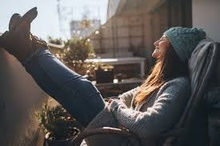
%> input picture images1.jpg, 220 x 146 px, shrunk from 275 x 183 before the run
$ octave test.m   (GNU Octave 9; MATLAB toolbox functions it lacks are replaced by stand-ins)
%> lines starting %> are read from the running program, lines starting %| are printed output that depends on the picture; in (x1, y1, x2, y2) boxes, pixels count from 0 and x2, y2 are one past the last pixel; in counts of white or black regions, pixels touching at a corner belong together; the program's own positions count from 1
% clc
% clear
% close all;
warning off


%Choose images to read.
folder = uigetdir;
%> the answer given: .
Files = dir(folder);
files = {Files.name};isdir = [Files.isdir];
files(isdir) = [];
s = listdlg('ListString', files);
%> the answer given: 1
selectedFiles = files(s);

if iscell(selectedFiles) == 0 %If select only one file, then the data will not be a cell.
    image = imread(selectedFiles);
    if image==-1                % If this returns a -1, we did not open the file successfully.
       error('File not found or permission denied');
    end
end


n=length(selectedFiles); %Number of selected images.


for i=1:n

    image = imread(selectedFiles{i});
%> image is the input picture: size 146x220x3 uint8; mean R, G, B 92.7, 88.8, 87

    %Image representation in the Lab color space.
    image_lab = rgb2lab(image); %L*a*b
%> image_lab: size 146x220x3 double; mean of channels 1, 2, 3 36.8, 1.6, 1.6
%  (image)
%     title('Original RGB Loaded Image');
%
    img_rgb = lab2rgb(image_lab);
%     figure
%     imshow(img_rgb,[])
%     title('Original Lab Image (after double conversion)');

    %Discretization of the colorspace -----------------------------------------

    ab = image_lab(:,:,2:3);
    ab = im2single(ab);
    color_bins = 64;
    % repeat the clustering 3 times to avoid local minima
    [pixel_labels,centers] = imsegkmeans(ab,color_bins,'NumAttempts',5);
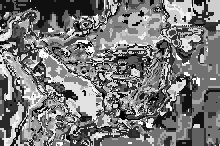
%> pixel_labels: size 146x220 uint8; min 1, max 64, mean 30.9; drawn with min black and max white
%> centers = 64 rows, first 12: [3.17 -1.06; 14.18 15.47; 5.38 13.92; 1.49 5.32; -1.55 -5.07; 3.44 21.32; 16.07 36.57; 3.72 4.84; 8.04 3.42; 2.82 2.3; 0.193 -1.08; -4.88 -6.1]
    size(centers)
%> ans = [64 2]
    pl_ind=1;
    img2=image_lab;

    L=image_lab(:,:,1);
    a=img2(:,:,2);
    b=img2(:,:,3);
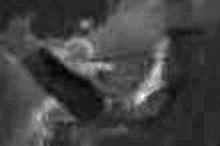
%> b: size 146x220 double; min -13.52, max 43.89, mean 1.6; drawn with min black and max white

    for idx = 1:numel(img2(:,:,2))
         a(idx)=centers(pixel_labels(idx),1);
         pl_ind=pl_ind+1;
    end
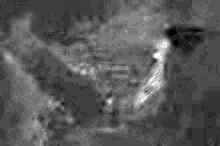
%> a: size 146x220 double; min -8.51, max 20.35, mean 1.6; drawn with min black and max white
%> after the loop, pl_ind = 32121
    for idx = 1:numel(img2(:,:,3))
         b(idx)=centers(pixel_labels(idx),2);
         pl_ind=pl_ind+1;
    end
%> after the loop, pl_ind = 64241


    previous(:,:,1) = L;
    previous(:,:,2) = a;
    previous(:,:,3) = b;
%> previous: size 146x220x3 double; mean of channels 1, 2, 3 36.8, 1.6, 1.6

    figure
    imshow(lab2rgb(previous))
    title(sprintf('Original image before colorization',color_bins))

    image_gray = rgb2gray(image);

    [Labels,N] = superpixels(image,30);
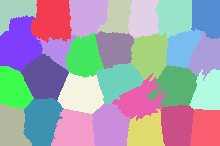
%> Labels: size 146x220 double; 28 distinct labels, from 1 to 28; one colour per label, 0 black
%> N = 28

%     figure
    BW = boundarymask(Labels);
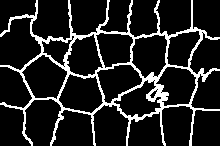
%> BW: size 146x220 logical; 13.5% white in thin lines or dots
%     imshow(imoverlay(image_gray,BW,'cyan'));

    region = regionprops(Labels, 'BoundingBox');
%> region = 28 regions; largest, box (x1, y1, x2, y2): (112, 73, 168, 121), (0, 15, 43, 72), (21, 54, 69, 101), (147, 65, 197, 108), (96, 63, 144, 106)
    superPixelBoxes={region.BoundingBox};
%> superPixelBoxes = 28 items

    figure
    imshow(label2rgb(Labels))
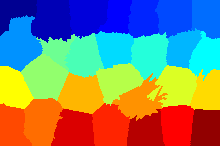
%> displayed picture: size 146x220x3, on the screen's scale of 0 to 255; mean R, G, B 124.6, 129.1, 116
    title(sprintf('L proper %d Colors',color_bins))


    i=0;
    [poi_array_x, poi_array_y] = size(superPixelBoxes);
%> poi_array_x = 1; poi_array_y = 28
    poi_array = zeros(poi_array_x, 4, 'single');
    for superpixel = superPixelBoxes
        i = i+1;
        % Get the corresponding random sub-image Is.
        %Is = image(superpixelBoundaries(1):1:superpixelBoundaries(2),superpixelBoundaries(3):1:superpixelBoundaries(4));

        % Get a random (xo,yo) point in the upper-left half of the image plane.
        x = superpixel{1}(2);
        y = superpixel{1}(1);

        xwidth = superpixel{1}(4);
        yheight = superpixel{1}(3);

        xMin = ceil(x);
        xMax = xMin + xwidth - 1;
        yMin = ceil(y);
        yMax = yMin + yheight - 1;

        % Get the corresponding random sub-image Is.
        Is = image_lab(x:1:xMax,y:1:yMax);

        % Extract SURF feaures
        % Determine the points of interest in the sub-image according to SURF
        % descriptor.
%> (the run ends here)
